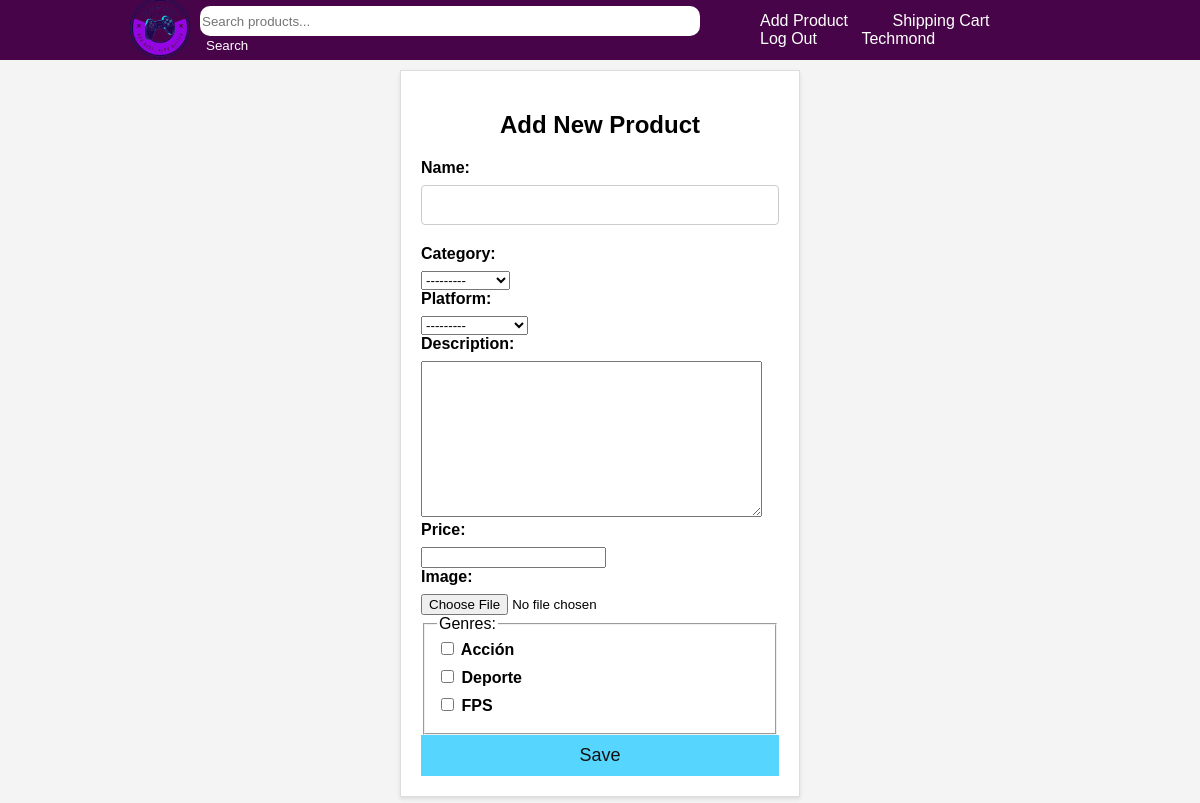
The app's page /editor_add_product (signed in), older data.
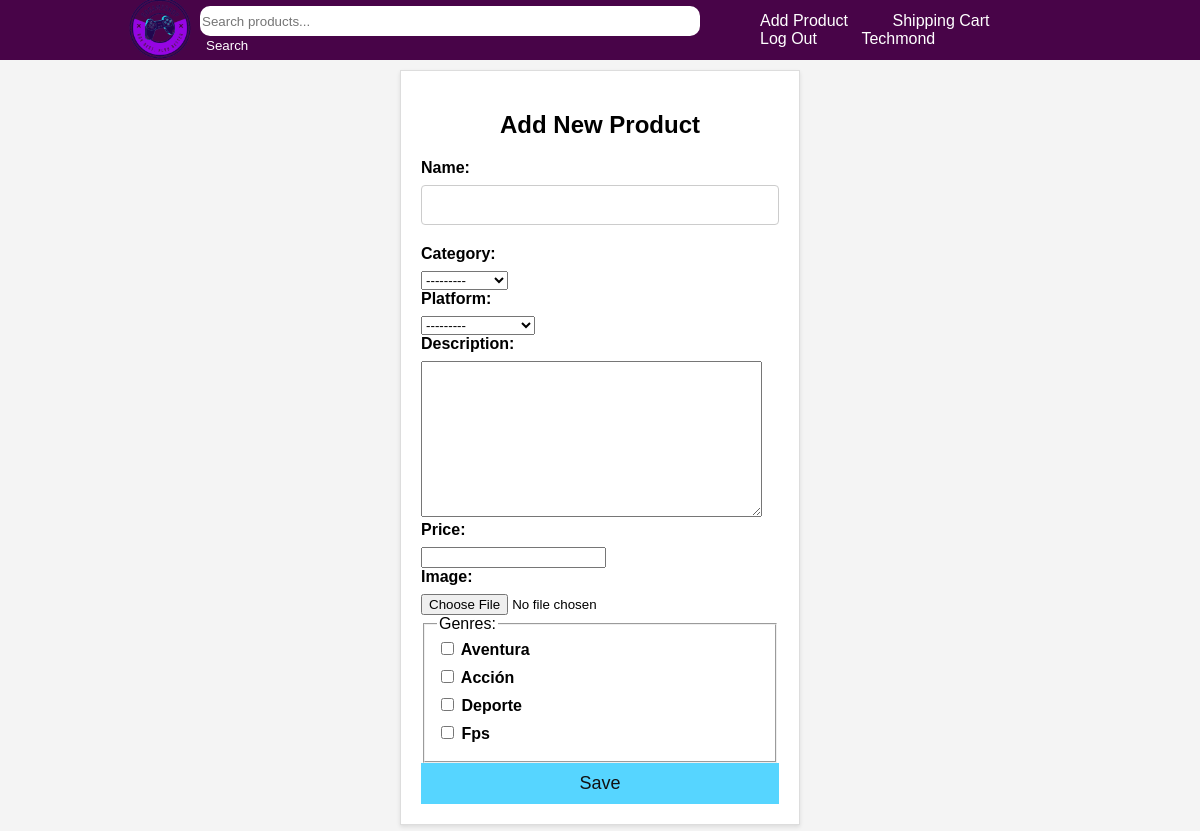
The same page, newer data.
### products/views.py (the view, shortened to what this page needs)
# urls.py: path('editor_add_product', AddProductView.as_view(), name='editor_add_product'),
@method_decorator(login_required, name='dispatch')
class AddProductView(FormView):
    template_name = "products/add_product_form.html"
    form_class = AddProductForm
    success_url = reverse_lazy('home')
    def dispatch(self, request, *args, **kwargs):
        user = CustomUser.objects.get(id=request.user.id)
        if not request.user.is_authenticated or not user.is_editor:
            return redirect('home')
        return super().dispatch(request, *args, **kwargs)

### products/form.py (shortened to what this page needs)
class AddProductForm(forms.Form):
    name = forms.CharField(max_length=200)
    category = forms.ModelChoiceField(queryset=Category.objects.all())
    platform = forms.ModelChoiceField(queryset=Platform.objects.all())
    description = forms.CharField(widget=forms.Textarea)
    price = forms.FloatField()
    image = forms.ImageField(required=False)
    genres = forms.ModelMultipleChoiceField(
        queryset=Genre.objects.all(),
        widget=forms.CheckboxSelectMultiple,
        required=False
    )

### products/models.py (called while the page is built)
    def __str__(self):
        return self.name

    def __str__(self):
        return self.name

    def __str__(self):
        return self.name

### products/templates/products/add_product_form.html (shortened to what this page needs)
{% extends 'products/base.html' %}
{% load i18n %}
{% block content %}
<div class="login-form-container">
    <form class="login-form" method="post" enctype="multipart/form-data">
        <h2>{% trans "Add New Product" %}</h2>
        {{form.as_div | safe}}
        <button type="submit">{% trans "Save" %}</button>
    </form>
</div>
{% endblock %}

Row changes from the older to the newer data that the page shows:
changed Category: name "Videojuego" → "videojuego" (drawn)
Text that changed along with them:
form field genres: "☐ ☐ ☐" → "☐ ☐ ☐ ☐"
text no longer shown: "Name: Category: Platform: Description: Price: Image: Genres: Acción Deporte FPS"
text now shown: "Name: Category: Platform: Description: Price: Image: Genres: Aventura Acción Deporte Fps"
